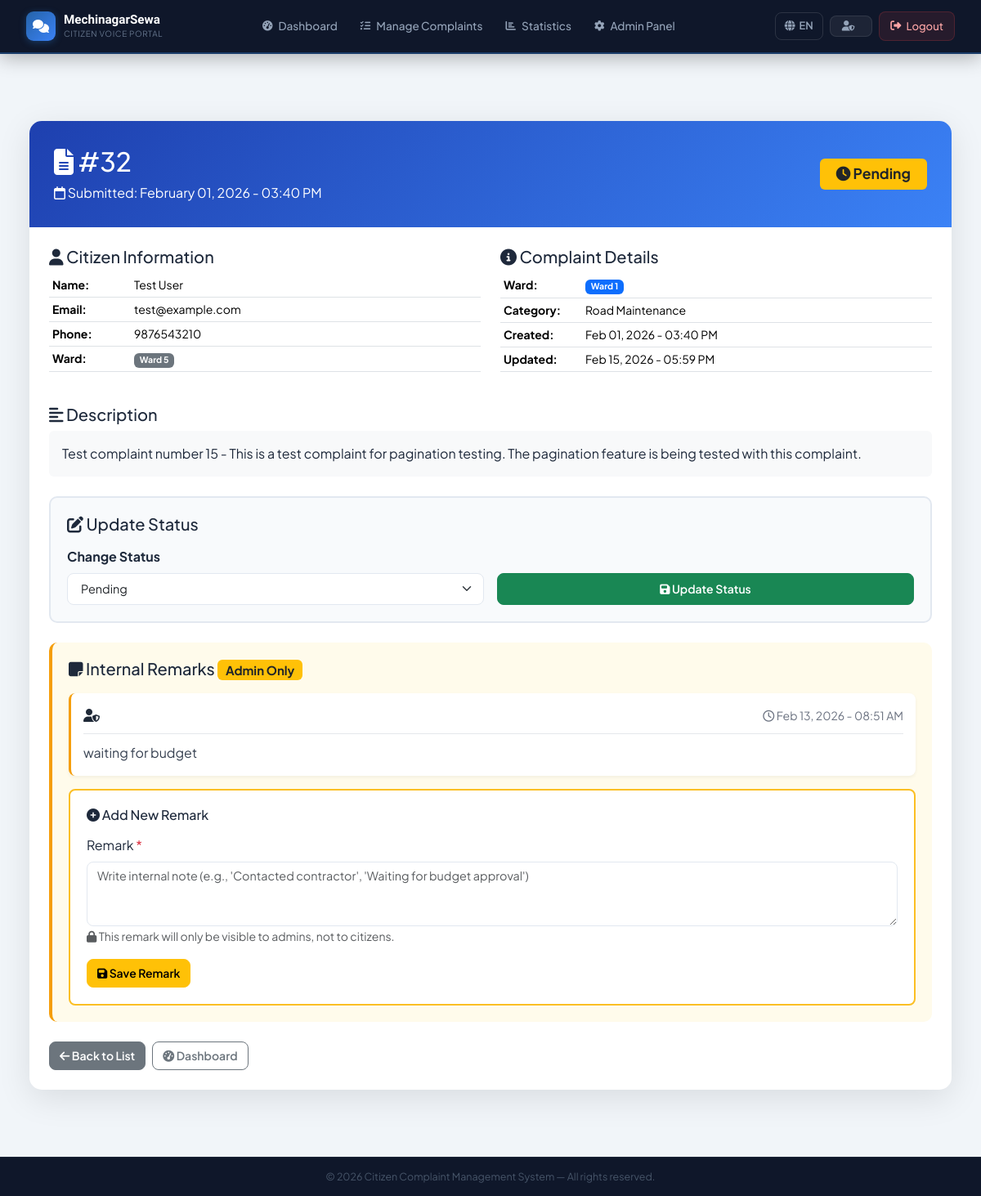
/complaints/admin/detail/32/ (signed in), run on the app's committed database.
### complaints/models.py (models this page shows, shortened)
class Complaint(models.Model):
    STATUS_CHOICES = [
        ('Pending', 'Pending'),
        ('In Progress', 'In Progress'),
        ('Resolved', 'Resolved'),
    ]
    CATEGORY_CHOICES = [
        ('Road Maintenance', 'Road Maintenance'),
        ('Street Light', 'Street Light'),
        ('Water Supply', 'Water Supply'),
        ('Sanitation', 'Sanitation'),
        ('Traffic', 'Traffic'),
        ('Parks', 'Parks & Recreation'),
        ('Other', 'Other'),
    ]
    PRIORITY_CHOICES = [
        ('Normal', 'Normal'),
        ('Urgent', 'Urgent'),
    ]
    WARD_CHOICES = [(str(i), f'Ward {i}') for i in range(1, 16)]
    user = models.ForeignKey(
        settings.AUTH_USER_MODEL,
        on_delete=models.CASCADE,
        related_name='complaints'
    )
    ward = models.CharField(
        max_length=2,
        choices=WARD_CHOICES,
        help_text="Select your ward number (1-15)"
    )
    category = models.CharField(max_length=100, choices=CATEGORY_CHOICES)
    description = models.TextField()
    image = models.ImageField(upload_to=complaint_image_path, blank=True, null=True)
    status = models.CharField(max_length=20, choices=STATUS_CHOICES, default='Pending')
    priority = models.CharField(
        max_length=10,
        choices=PRIORITY_CHOICES,
        default='Normal',
        help_text="Priority level - Auto-flagged as Urgent after 7 days"
    )
    created_at = models.DateTimeField(auto_now_add=True)
    updated_at = models.DateTimeField(auto_now=True)
    def update_priority(self):
        if self.status != 'Resolved':
            days_old = (timezone.now() - self.created_at).days
            if days_old >= 7 and self.priority != 'Urgent':
                self.priority = 'Urgent'
                self.save(update_fields=['priority'])
                return True
        return False
    class Meta:
        db_table = 'complaints'
        ordering = ['-created_at']
        verbose_name = 'Complaint'
        verbose_name_plural = 'Complaints'
        indexes = [
            models.Index(fields=['status', 'created_at']),
            models.Index(fields=['ward', 'status']),
            models.Index(fields=['priority', 'status']),
        ]

class Remark(models.Model):
    complaint = models.ForeignKey(
        Complaint,
        on_delete=models.CASCADE,
        related_name='remarks'
    )
    admin_user = models.ForeignKey(
        settings.AUTH_USER_MODEL,
        on_delete=models.CASCADE,
        related_name='admin_remarks'
    )
    remark = models.TextField(help_text="Internal note visible only to admins")
    created_at = models.DateTimeField(auto_now_add=True)
    class Meta:
        db_table = 'complaint_remarks'
        ordering = ['-created_at']
        verbose_name = 'Admin Remark'
        verbose_name_plural = 'Admin Remarks'

### accounts/models.py (models this page shows, shortened)
class User(AbstractUser):
    WARD_CHOICES = [(str(i), f'Ward {i}') for i in range(1, 16)]
    fullname = models.CharField(max_length=200)
    phone = models.CharField(max_length=20, blank=True, null=True)
    address = models.TextField(blank=True, null=True)
    ward = models.CharField(
        max_length=2,
        choices=WARD_CHOICES,
        blank=True,
        null=True,
        help_text="Your ward number (1-15)"
    )
    created_at = models.DateTimeField(auto_now_add=True)
    class Meta:
        db_table = 'users'

### complaints/admin_views.py (the view, shortened to what this page needs)
# urls.py: path('admin/detail/<int:pk>/', admin_views.admin_complaint_detail, name='admin_complaint_detail'),
@login_required
@user_passes_test(is_admin)
def admin_complaint_detail(request, pk):
    complaint = get_object_or_404(Complaint, pk=pk)
    complaint.update_priority()
    remarks = complaint.remarks.select_related('admin_user').all()
    context = {
        'complaint': complaint,
        'remarks': remarks,
    }
    return render(request, 'complaints/admin_complaint_detail.html', context)

### complaints/admin_views.py (called while the page is built)
def is_admin(user):
    return user.is_staff

### core/context_processors.py (called while the page is built)
def language(request):
    lang = request.session.get('language', 'en')
    return {
        'lang': lang,
        'translations': get_lang_dict(lang),
        't': get_lang_dict(lang),  # Shorter alias
    }

### core/translation.py (called while the page is built)
def get_lang_dict(lang='en'):
    return TRANSLATIONS.get(lang, TRANSLATIONS['en'])

### complaints/templates/complaints/admin_complaint_detail.html (shortened to what this page needs)
{% extends 'base.html' %}
{% block content %}
<div class="container-fluid py-4">
    <div class="admin-detail-card">
        <div class="admin-header">
            <div class="d-flex justify-content-between align-items-center">
                <div>
                    <h2 class="mb-2">
                        <i class="fas fa-file-alt"></i> {{ t.complaint }} #{{ complaint.id }}
                    </h2>
                    <p class="mb-0">
                        <i class="far fa-calendar"></i> {{ t.submitted }}: {{ complaint.created_at|date:"F d, Y - h:i A" }}
                    </p>
                </div>
                <div>
                    {% if complaint.status == 'Pending' %}
                        <span class="badge bg-warning text-dark" style="font-size: 1.1rem; padding: 10px 20px;">
                            <i class="fas fa-clock"></i> {{ t.pending }}
                        </span>
                    {% elif complaint.status == 'In Progress' %}
                        <span class="badge bg-light text-primary" style="font-size: 1.1rem; padding: 10px 20px;">
                            <i class="fas fa-spinner"></i> {{ t.in_progress }}
                        </span>
                    {% else %}
                        <span class="badge bg-light text-success" style="font-size: 1.1rem; padding: 10px 20px;">
                            <i class="fas fa-check-circle"></i> {{ t.resolved }}
                        </span>
                    {% endif %}
                </div>
            </div>
        </div>
        <div class="p-4">
            <div class="row mb-4">
                <div class="col-md-6">
                    <h5><i class="fas fa-user"></i> {{ t.citizen_information }}</h5>
                    <table class="table table-sm">
                        <tr>
                            <td width="100"><strong>{{ t.name }}:</strong></td>
                            <td>{{ complaint.user.fullname }}</td>
                        </tr>
                        <tr>
                            <td><strong>{{ t.email }}:</strong></td>
                            <td>{{ complaint.user.email }}</td>
                        </tr>
                        <tr>
                            <td><strong>{{ t.phone }}:</strong></td>
                            <td>{{ complaint.user.phone|default:"N/A" }}</td>
                        </tr>
                        <tr>
                            <td><strong>{{ t.ward }}:</strong></td>
                            <td><span class="badge bg-secondary">{{ t.ward }} {{ complaint.user.ward|default:"N/A" }}</span></td>
                        </tr>
                    </table>
                </div>
                <div class="col-md-6">
                    <h5><i class="fas fa-info-circle"></i> {{ t.complaint_details }}</h5>
                    <table class="table table-sm">
                        <tr>
                            <td width="100"><strong>{{ t.ward }}:</strong></td>
                            <td><span class="badge bg-primary">{{ t.ward }} {{ complaint.ward }}</span></td>
                        </tr>
                        <tr>
                            <td><strong>{{ t.category }}:</strong></td>
                            <td>{{ complaint.category }}</td>
                        </tr>
                        <tr>
                            <td><strong>{{ t.created }}:</strong></td>
                            <td>{{ complaint.created_at|date:"M d, Y - h:i A" }}</td>
                        </tr>
                        <tr>
                            <td><strong>{{ t.updated }}:</strong></td>
                            <td>{{ complaint.updated_at|date:"M d, Y - h:i A" }}</td>
                        </tr>
                    </table>
                </div>
            </div>
            <div class="mb-4">
                <h5><i class="fas fa-align-left"></i> {{ t.description }}</h5>
                <div class="bg-light p-3 rounded">
                    <p style="white-space: pre-wrap; margin: 0;">{{ complaint.description }}</p>
                </div>
            </div>
            <div class="status-update-form mb-4">
                <h5 class="mb-3"><i class="fas fa-edit"></i> {{ t.update_status }}</h5>
                <form method="post">
                    <div class="row g-3">
                        <div class="col-md-6">
                            <label class="form-label fw-bold">{{ t.change_status }}</label>
                            <select name="status" class="form-select form-select-lg">
                                <option value="Pending" {% if complaint.status == 'Pending' %}selected{% endif %}>
                                    {{ t.pending }}
                                </option>
                            </select>
                        </div>
                        <div class="col-md-6 d-flex align-items-end">
                            <button type="submit" class="btn btn-success btn-lg w-100">
                                <i class="fas fa-save"></i> {{ t.update_status }}
                            </button>
                        </div>
                    </div>
                </form>
            </div>
            <div class="remarks-section">
                <h5 class="mb-3">
                    <i class="fas fa-sticky-note"></i>
                    {% if lang == 'ne' %}आन्तरिक टिप्पणीहरू{% else %}Internal Remarks{% endif %}
                    <span class="badge bg-warning text-dark">{% if lang == 'ne' %}प्रशासकको लागि मात्र{% else %}Admin Only{% endif %}</span>
                </h5>
                {% if remarks %}
                    <div class="mb-3">
                        {% for remark in remarks %}
                        <div class="remark-item">
                            <div class="remark-header">
                                <div class="remark-author">
                                    <i class="fas fa-user-shield"></i> {{ remark.admin_user.fullname }}
                                </div>
                                <div class="remark-date">
                                    <i class="far fa-clock"></i> {{ remark.created_at|date:"M d, Y - h:i A" }}
                                </div>
                            </div>
                            <div class="remark-text">{{ remark.remark }}</div>
                        </div>
                        {% endfor %}
                    </div>
                {% else %}
                    <div class="alert alert-info">
                        <i class="fas fa-info-circle"></i>
                        {% if lang == 'ne' %}अझै कुनै आन्तरिक टिप्पणी थपिएको छैन।{% else %}No internal remarks added yet.{% endif %}
                    </div>
                {% endif %}
                <div class="add-remark-form">
                    <h6 class="mb-3">
                        <i class="fas fa-plus-circle"></i>
                        {% if lang == 'ne' %}नयाँ टिप्पणी थप्नुहोस्{% else %}Add New Remark{% endif %}
                    </h6>
                    <form method="post">
                        <div class="mb-3">
                            <label class="form-label">
                                {% if lang == 'ne' %}टिप्पणी{% else %}Remark{% endif %}
                                <span class="text-danger">*</span>
                            </label>
                            <textarea name="remark" class="form-control" rows="3"
                                      required minlength="5"
                                      placeholder="{% if lang == 'ne' %}आन्तरिक नोट लेख्नुहोस् (उदाहरण: 'ठेकेदारलाई सम्पर्क गरियो', 'बजेट स्वीकृतिको प्रतीक्षा गर्दै'){% else %}Write internal note (e.g., 'Contacted contractor', 'Waiting for budget approval'){% endif %}"></textarea>
                            <small class="text-muted">
                                <i class="fas fa-lock"></i>
                                {% if lang == 'ne' %}यो टिप्पणी केवल प्रशासकहरूलाई देखिनेछ, नागरिकहरूलाई होइन।{% else %}This remark will only be visible to admins, not to citizens.{% endif %}
                            </small>
                        </div>
                        <button type="submit" class="btn btn-warning">
                            <i class="fas fa-save"></i>
                            {% if lang == 'ne' %}टिप्पणी सुरक्षित गर्नुहोस्{% else %}Save Remark{% endif %}
                        </button>
                    </form>
                </div>
            </div>
            <div class="mt-4 d-flex gap-2">
                <a href="{% url 'admin_complaint_list' %}" class="btn btn-secondary">
                    <i class="fas fa-arrow-left"></i> {{ t.back_to_list }}
                </a>
                <a href="{% url 'admin_dashboard' %}" class="btn btn-outline-secondary">
                    <i class="fas fa-tachometer-alt"></i> {{ t.dashboard }}
                </a>
            </div>
        </div>
    </div>
</div>
{% endblock %}

### templates/base.html (style rules this page uses)
:root { --primary: #2563a8; --primary-dark: #1a4a8a; --primary-light: #dbeafe; --accent: #ef4444; --success: #16a34a; --warning: #d97706; --dark: #0f172a; --nav-bg: #0f172a; --surface: #ffffff; --bg: #f1f5f9; --muted: #64748b; --border: #e2e8f0; --text: #1e293b; }
* { margin: 0; padding: 0; box-sizing: border-box; }
body { font-family: 'Plus Jakarta Sans', sans-serif; background: var(--bg); color: var(--text); min-height: 100vh; display: flex; flex-direction: column; }
.btn { font-weight: 600; font-size: 0.875rem; border-radius: 8px; }
.form-control, .form-select { border: 1.5px solid var(--border); border-radius: 8px; font-size: 0.9rem; transition: all 0.2s; }
.table { font-size: 0.875rem; }

### complaints/templates/complaints/admin_complaint_detail.html (style rules this page uses)
.admin-detail-card { background: white; border-radius: 15px; box-shadow: 0 10px 40px rgba(0,0,0,0.1); overflow: hidden; max-width: 1200px; margin: 30px auto; }
.admin-header { background: linear-gradient(135deg, #1e40af 0%, #3b82f6 100%); color: white; padding: 30px; }
.status-update-form { background: #f8fafc; padding: 20px; border-radius: 10px; border: 2px solid #e2e8f0; }
.remarks-section { background: #fffbeb; border-left: 4px solid #f59e0b; padding: 20px; border-radius: 10px; margin-top: 20px; }
.remark-item { background: white; border-radius: 8px; padding: 15px; margin-bottom: 15px; border-left: 3px solid #f59e0b; box-shadow: 0 2px 4px rgba(0,0,0,0.05); }
.remark-item:last-child { margin-bottom: 0; }
.remark-header { display: flex; justify-content: space-between; align-items: center; margin-bottom: 10px; padding-bottom: 10px; border-bottom: 1px solid #e5e7eb; }
.remark-author { font-weight: 600; color: #1f2937; }
.remark-date { font-size: 0.875rem; color: #6b7280; }
.remark-text { color: #374151; line-height: 1.6; white-space: pre-wrap; }
.add-remark-form { background: white; padding: 20px; border-radius: 8px; border: 2px solid #fbbf24; margin-top: 15px; }

### data on the page
Complaint: id "32", created_at "February 01, 2026 - 03:40 PM", pending "Pending", user.fullname "Test User", user.email "test@example.com", user.phone "9876543210", user.ward "5", ward "1", category "Road Maintenance", created_at "Feb 01, 2026 - 03:40 PM", updated_at "Feb 15, 2026 - 05:59 PM", description "Test complaint number 15 - This is a test complaint for pagination testing. The pagination feature is being tested with this complaint.", status "Pending"
Remark: created_at "Feb 13, 2026 - 08:51 AM", remark "waiting for budget"

### other printed values
{{ t.dashboard }} "Dashboard"
{{ t.manage_complaints }} "Manage Complaints"
{{ t.statistics }} "Statistics"
{{ t.admin_panel }} "Admin Panel"
{{ t.logout }} "Logout"
{{ t.submitted }} "Submitted"
{{ t.citizen_information }} "Citizen Information"
{{ t.name }} "Name"
{{ t.email }} "Email"
{{ t.phone }} "Phone"
{{ t.ward }} "Ward"
{{ t.complaint_details }} "Complaint Details"
{{ t.category }} "Category"
{{ t.created }} "Created"
{{ t.updated }} "Updated"
